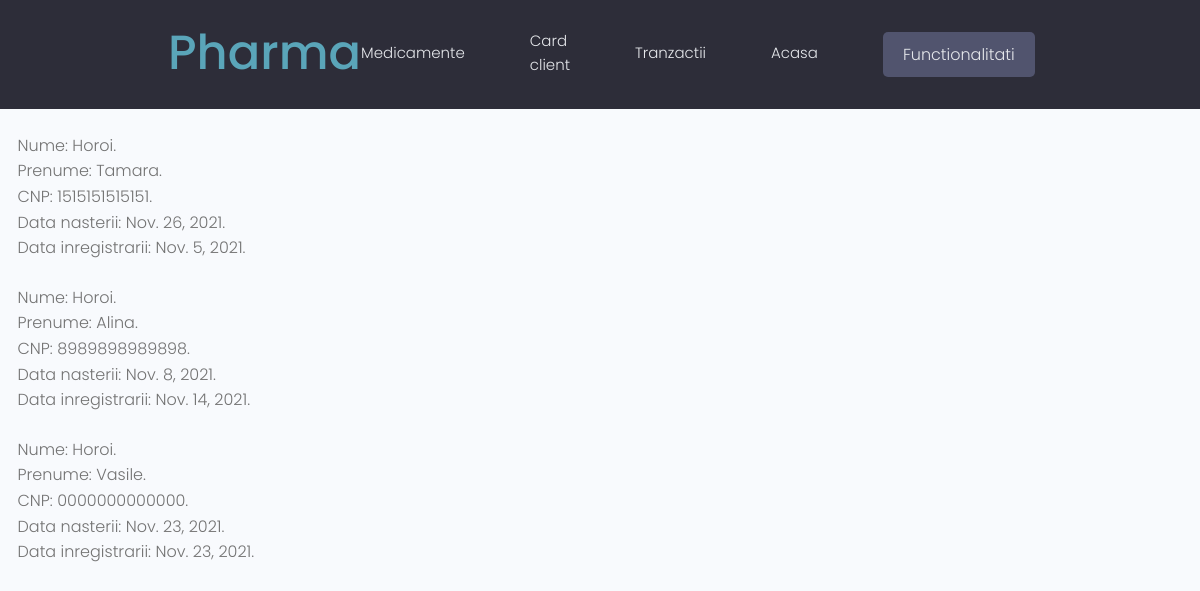
The app's page /reduceri-obtinute/ with its own data.
### farmacie/models.py (models this page shows, shortened)
class Card_client(models.Model):
    id = models.UUIDField(
        default=uuid.uuid4,
        unique=True,
        primary_key=True,
        editable=False)
    nume = models.CharField(max_length=200)
    prenume = models.CharField(max_length=200)
    CNP = models.CharField(
        max_length=13,
        validators=[MinLengthValidator(13)],
        unique=True)
    data_nasterii = models.DateField()
    data_inregistrarii = models.DateField()

### farmacie/views.py (the view)
def reduceri_obtinute(request):
    d = dict()
    for card in Card_client.objects.all():
        d[card.CNP] = 0
    for card in Card_client.objects.all():
        for tranzactie in Tranzactie.objects.all():
            medicament = Medicament.objects.get(nume=tranzactie.medicament)
            if (card.CNP == tranzactie.id_card_client and
                    medicament.necesita_reteta is True):
                d[card.CNP] += medicament.pret*(15/100)
            elif (card.CNP == tranzactie.id_card_client and
                    medicament.necesita_reteta is False):
                d[card.CNP] += medicament.pret*(10/100)
    sorted_d = dict(
        sorted(
            d.items(),
            key=operator.itemgetter(1),
            reverse=True
            )
        )
    queryset = [str(key) for key in sorted_d]
    carduri = Card_client.objects.all()
    context = {'queryset': queryset, 'carduri': carduri}
    return render(request, 'farmacie/reduceri_obtinute.html', context)

### farmacie/templates/farmacie/reduceri_obtinute.html
{% extends 'main.html' %}
{% block content %}
{% for i in queryset %}
{% for card in carduri %}
{% if i == card.CNP %}
<br>
<p>&nbsp;&nbsp;&nbsp;&nbsp;Nume: {{card.nume}}.</p>
<p>&nbsp;&nbsp;&nbsp;&nbsp;Prenume: {{card.prenume}}.</p>
<p>&nbsp;&nbsp;&nbsp;&nbsp;CNP: {{card.CNP}}.</p>
<p>&nbsp;&nbsp;&nbsp;&nbsp;Data nasterii: {{card.data_nasterii}}.</p>
<p>&nbsp;&nbsp;&nbsp;&nbsp;Data inregistrarii: {{card.data_inregistrarii}}.</p>
{% endif %}
{% endfor %}
{% endfor %}
{% endblock content %}

### static/styles/app.css (style rules this page uses)
:root { --color-sub: #2d2d39; }

### static/uikit/styles/modules/_variables.css (style rules this page uses)
:root { --color-main: #5aa5b9; --color-main-light: #e6faff; --color-sub: #3f4156; --color-sub-light: #51546e; --color-sub-lighter: #ededfd; --color-text: #737373; --color-gray: #8b8b8b; --color-light: #e5e7eb; --color-light-gray: #767676; --color-bg: #f8fafd; --color-white: #fffefd; --color-white-light: #f3f3f3; --color-success: #359e64; --color-success-bg: #def8e8; --color-error: #fc4b0b; --color-error-bg: #fff2ee; --font-base: 'Poppins', arial, helvetica, 'Segoe UI', roboto, ubuntu, sans-serif; --font-monospace: 'Fira Code', 'Courier New', courier, monospace; --font-regular: 300; --font-medium: 500; --font-bold: 700; --generic-shadow: 1px 1px 5px #00000010; --generic-transition: all 0.3s ease-in-out; }

### static/uikit/styles/modules/_base.css (style rules this page uses)
* { margin: 0; padding: 0; box-sizing: border-box; text-rendering: optimizeLegibility; color: inherit; font-size: inherit; }
html { font-size: 50%; }
@media only screen and (min-width: 480px) { html { font-size: 56.25%; } }
@media only screen and (min-width: 1200px) { html { font-size: 62.5%; } }
body { line-height: 1.6; font-weight: 400; font-size: 1.5rem; color: var(--color-text); background-color: var(--color-bg); min-height: 100vh; }

### static/uikit/styles/modules/_typography.css (style rules this page uses)
* { font-family: var(--font-base); }
p, span, strong { font-size: 1.6rem; color: var(--color-text); font-weight: var(--font-regular); }

### records on screen
Card_client: nume "Horoi", prenume "Tamara", CNP "1515151515151", data_nasterii "Nov. 26, 2021", data_inregistrarii "Nov. 5, 2021"
Card_client: nume "Horoi", prenume "Alina", CNP "8989898989898", data_nasterii "Nov. 8, 2021", data_inregistrarii "Nov. 14, 2021"
Card_client: nume "Horoi", prenume "Vasile", CNP "0000000000000", data_nasterii "Nov. 23, 2021", data_inregistrarii "Nov. 23, 2021"
